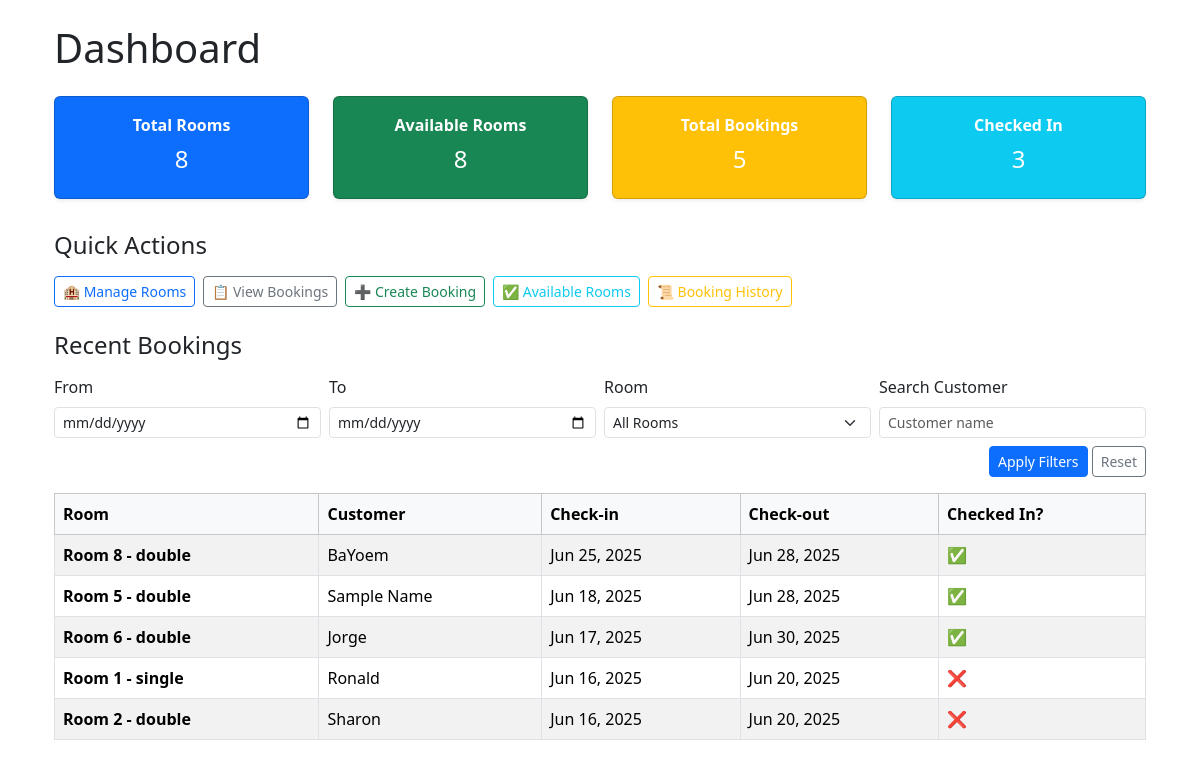
The app's page / (signed in), older data.
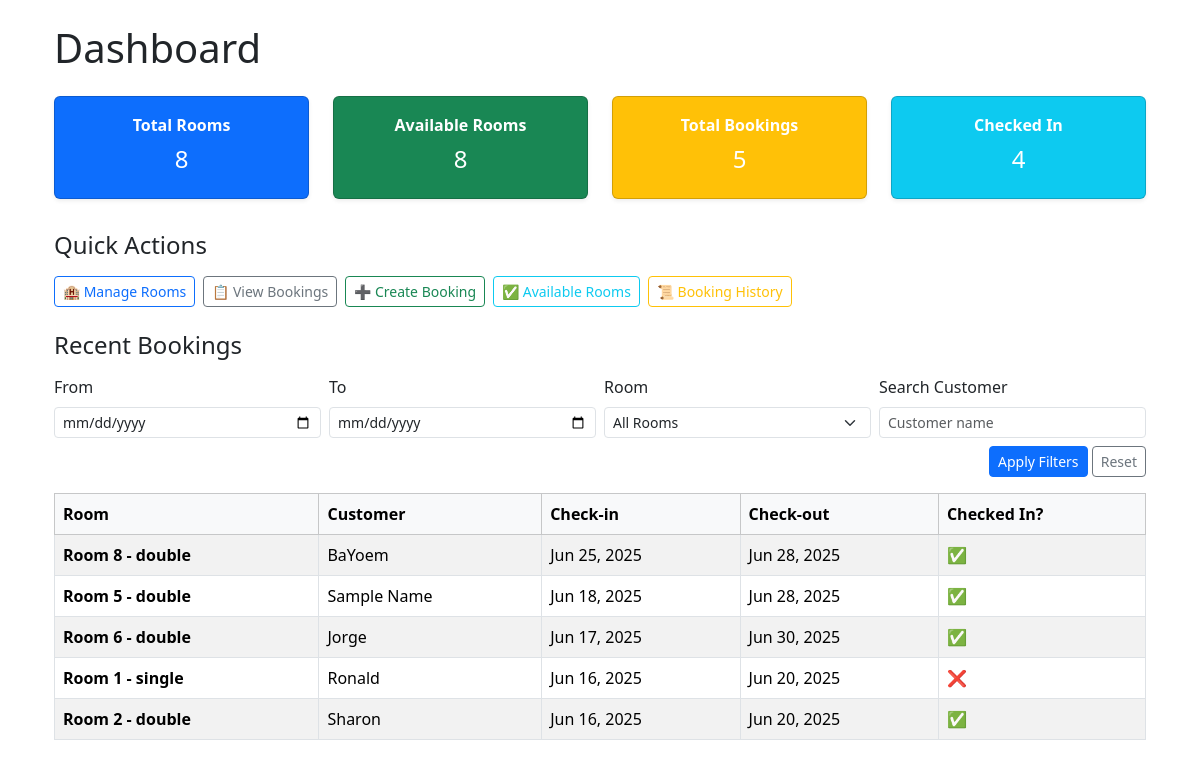
The same page, newer data.
### hotel/models.py (models this page shows, shortened)
class Booking(models.Model):
    customer_name = models.CharField(max_length=100)
    contact = models.CharField(max_length=100, default='N/A', blank=True)
    room = models.ForeignKey(Room, on_delete=models.CASCADE)
    check_in = models.DateField()
    check_out = models.DateField()
    is_checked_in = models.BooleanField(default=False)

class Room(models.Model):
    ROOM_TYPES = (
        ('single', 'Single'),
        ('double', 'Double'),
        ('suite', 'Suite'),
    )
    number = models.CharField(max_length=10, unique=True)
    type = models.CharField(max_length=10, choices=ROOM_TYPES)
    price = models.DecimalField(max_digits=8, decimal_places=2)
    is_available = models.BooleanField(default=True)
    def __str__(self):
        return f'Room {self.number} - {self.type}'

### hotel/views.py (the view)
# urls.py: path('', views.dashboard, name='dashboard'),
@login_required
def dashboard(request):
    total_rooms = Room.objects.count()
    available_rooms = Room.objects.filter(is_available=True).count()
    total_bookings = Booking.objects.count()
    checked_in = Booking.objects.filter(is_checked_in=True).count()
    stats = [
        {"title": "Total Rooms", "count": total_rooms, "bg": "primary"},
        {"title": "Available Rooms", "count": available_rooms, "bg": "success"},
        {"title": "Total Bookings", "count": total_bookings, "bg": "warning"},
        {"title": "Checked In", "count": checked_in, "bg": "info"},
    ]
    rooms = Room.objects.all()
    recent_bookings = Booking.objects.select_related("room").order_by("-check_in")[:10]
    return render(request, 'hotel/dashboard.html', {
        "stats": stats,
        "rooms": rooms,
        "recent_bookings": recent_bookings,
        "total_rooms": total_rooms,
        "available_rooms": available_rooms,
        "total_bookings": total_bookings,
        "checked_in": checked_in,
    })

### hotel/templates/hotel/dashboard.html (shortened to what the changed rows need)
{% extends 'hotel/base.html' %}
{% load static %}
{% block content %}
<div class="container mt-4">
    <h1 class="mb-4">Dashboard</h1>
    <div class="row text-center mb-4">
        <div class="col-md-3 mb-2">
            <div class="card text-white bg-info shadow-sm">
                <div class="card-body">
                    <strong>Checked In</strong>
                    <h4 class="mt-2">{{ checked_in }}</h4>
                </div>
            </div>
        </div>
    </div>
<div class="table-responsive mb-3">
    <table class="table table-striped table-bordered align-middle">
        <thead class="table-light">
            <tr>
                <th>Room</th>
                <th>Customer</th>
                <th>Check-in</th>
                <th>Check-out</th>
                <th>Checked In?</th>
            </tr>
        </thead>
        <tbody>
            {% for booking in recent_bookings %}
                <tr>
                    <td>
                        <div>
                            <span class="fw-bold">{{ booking.room }}</span><br>
                        </div>
                    </td>
                    <td>{{ booking.customer_name }}</td>
                    <td>{{ booking.check_in|date:"M d, Y" }}</td>
                    <td>{{ booking.check_out|date:"M d, Y" }}</td>
                    <td>
                        {% if booking.is_checked_in %}
                            <span class="text-success">✅</span>
                        {% else %}
                            <span class="text-danger">❌</span>
                        {% endif %}
                    </td>
                </tr>
            {% empty %}
                <tr><td colspan="5" class="text-center">No bookings found.</td></tr>
            {% endfor %}
        </tbody>
    </table>
</div>
</div>
{% endblock %}

Row changes from the older to the newer data that the page shows:
changed Booking "Sharon": is_checked_in "❌" → "✅"
Text that changed along with them:
{{ checked_in }}: "3" → "4"
